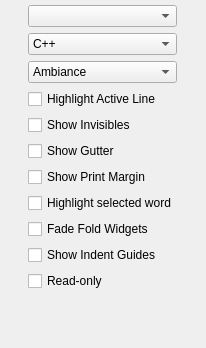
<?xml version="1.0" encoding="UTF-8"?>
<ui version="4.0">
 <class>MainWindow</class>
 <widget class="QMainWindow" name="MainWindow">
  <property name="geometry">
   <rect>
    <x>0</x>
    <y>0</y>
    <width>206</width>
    <height>348</height>
   </rect>
  </property>
  <property name="windowTitle">
   <string>MainWindow</string>
  </property>
  <property name="windowIcon">
   <iconset resource="example.qrc">
    <normaloff>:/img/icon.png</normaloff>:/img/icon.png</iconset>
  </property>
  <widget class="QWidget" name="centralWidget">
   <property name="enabled">
    <bool>true</bool>
   </property>
   <layout class="QHBoxLayout" name="horisontalLayout">
    <property name="leftMargin">
     <number>5</number>
    </property>
    <property name="topMargin">
     <number>5</number>
    </property>
    <property name="rightMargin">
     <number>5</number>
    </property>
    <property name="bottomMargin">
     <number>5</number>
    </property>
    <item>
     <layout class="QHBoxLayout" name="mainLayout">
      <item>
       <layout class="QVBoxLayout" name="verticalLayout">
        <property name="sizeConstraint">
         <enum>QLayout::SetMinimumSize</enum>
        </property>
        <item>
         <widget class="QComboBox" name="selectDocument"/>
        </item>
        <item>
         <widget class="QComboBox" name="selectMode">
          <item>
           <property name="text">
            <string>C++</string>
           </property>
          </item>
          <item>
           <property name="text">
            <string>CSS</string>
           </property>
          </item>
          <item>
           <property name="text">
            <string>HTML</string>
           </property>
          </item>
          <item>
           <property name="text">
            <string>JavaScript</string>
           </property>
          </item>
          <item>
           <property name="text">
            <string>Pascal</string>
           </property>
          </item>
          <item>
           <property name="text">
            <string>PHP</string>
           </property>
          </item>
          <item>
           <property name="text">
            <string>Python</string>
           </property>
          </item>
          <item>
           <property name="text">
            <string>Ruby</string>
           </property>
          </item>
          <item>
           <property name="text">
            <string>XML</string>
           </property>
          </item>
         </widget>
        </item>
        <item>
         <widget class="QComboBox" name="selectTheme">
          <item>
           <property name="text">
            <string>Ambiance</string>
           </property>
          </item>
          <item>
           <property name="text">
            <string>Monokai</string>
           </property>
          </item>
          <item>
           <property name="text">
            <string>Textmate</string>
           </property>
          </item>
         </widget>
        </item>
        <item>
         <widget class="QCheckBox" name="checkHighlightActive">
          <property name="text">
           <string>Highlight Active Line</string>
          </property>
         </widget>
        </item>
        <item>
         <widget class="QCheckBox" name="checkShowInvisibles">
          <property name="text">
           <string>Show Invisibles</string>
          </property>
         </widget>
        </item>
        <item>
         <widget class="QCheckBox" name="checkShowGutter">
          <property name="text">
           <string>Show Gutter</string>
          </property>
         </widget>
        </item>
        <item>
         <widget class="QCheckBox" name="checkShowPrintMargin">
          <property name="text">
           <string>Show Print Margin</string>
          </property>
         </widget>
        </item>
        <item>
         <widget class="QCheckBox" name="checkHighlightSelected">
          <property name="text">
           <string>Highlight selected word</string>
          </property>
         </widget>
        </item>
        <item>
         <widget class="QCheckBox" name="checkFadeFold">
          <property name="text">
           <string>Fade Fold Widgets</string>
          </property>
         </widget>
        </item>
        <item>
         <widget class="QCheckBox" name="checkShowIndent">
          <property name="text">
           <string>Show Indent Guides</string>
          </property>
         </widget>
        </item>
        <item>
         <widget class="QCheckBox" name="checkReadOnly">
          <property name="enabled">
           <bool>true</bool>
          </property>
          <property name="text">
           <string>Read-only</string>
          </property>
         </widget>
        </item>
        <item>
         <spacer name="verticalSpacer">
          <property name="orientation">
           <enum>Qt::Vertical</enum>
          </property>
          <property name="sizeHint" stdset="0">
           <size>
            <width>20</width>
            <height>40</height>
           </size>
          </property>
         </spacer>
        </item>
        <item>
         <layout class="QHBoxLayout" name="controlLayout"/>
        </item>
       </layout>
      </item>
     </layout>
    </item>
   </layout>
  </widget>
 </widget>
 <resources>
  <include location="example.qrc"/>
 </resources>
 <connections/>
</ui>
